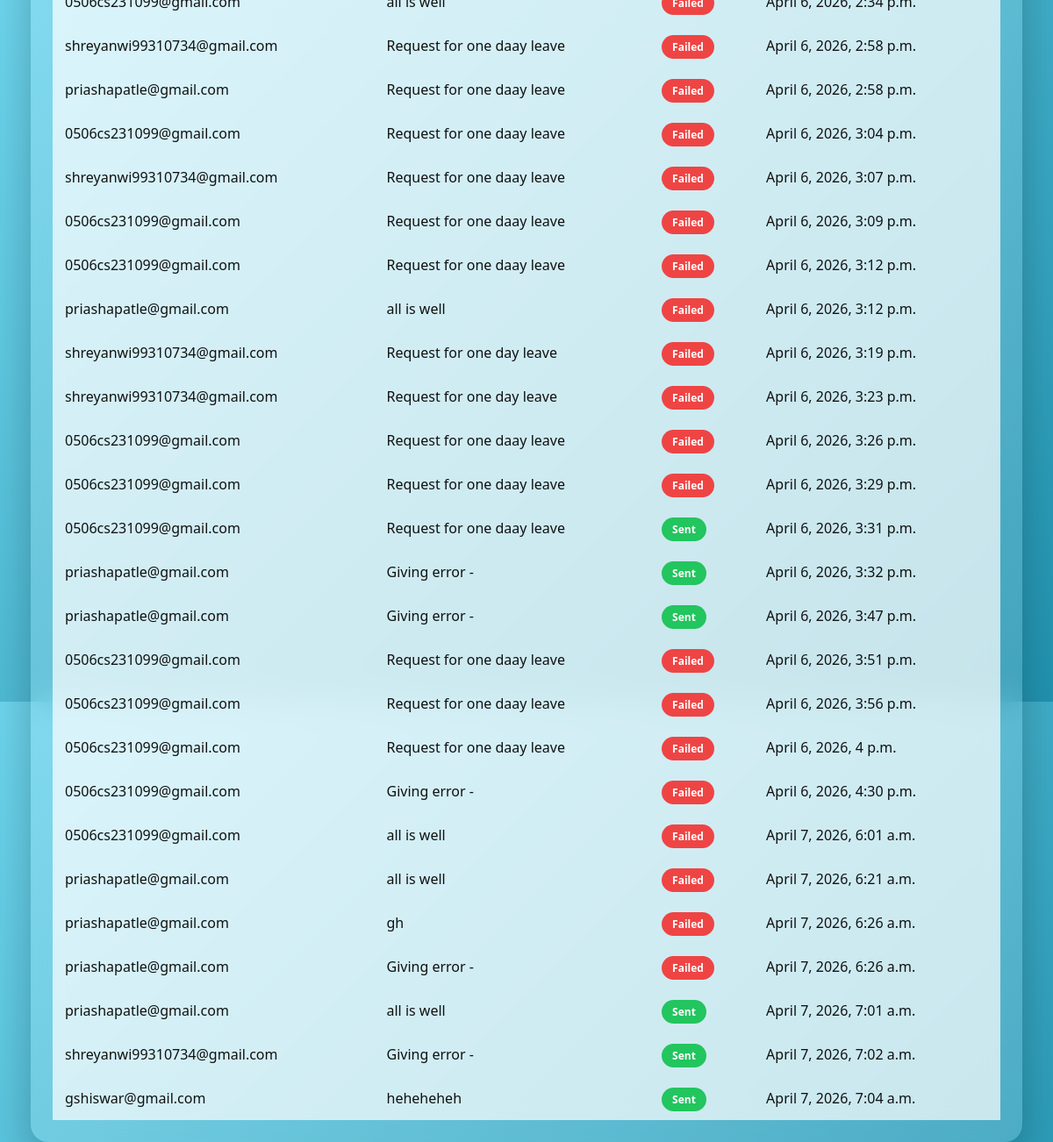
Page /history/ (signed in) on the committed database.
### emailapp/models.py (models this page shows)
class EmailLog(models.Model):
    user = models.ForeignKey(User, on_delete=models.CASCADE, default=1)
    to = models.EmailField()
    subject = models.CharField(max_length=255)
    message = models.TextField()
    status = models.CharField(max_length=20)
    created_at = models.DateTimeField(auto_now_add=True)

### emailapp/views.py (the view)
# urls.py: path('history/', views.history),
@login_required
def history(request):
    query = request.GET.get('q')
    emails = EmailLog.objects.filter(user=request.user)
    if query:
        emails = emails.filter(to__icontains=query)
    return render(request, "history.html", {'emails': emails})

### emailapp/templates/history.html (shortened to what this page needs)
<!DOCTYPE html>
<html>
<head>
</head>
<body>
<div class="container">
    <table class="table">
        {% for e in emails %}
        <tr>
            <td>{{ e.to }}</td>
            <td>{{ e.subject }}</td>
            <td>
                {% if e.status == "Sent" %}
                    <span class="status sent">Sent</span>
                {% else %}
                    <span class="status failed">Failed</span>
                {% endif %}
            </td>
            <td>{{ e.created_at }}</td>
        </tr>
        {% endfor %}
    </table>
</div>
</body>
</html>

### emailapp/templates/history.html (style rules this page uses)
body { margin: 0; font-family: 'Segoe UI', sans-serif; background: linear-gradient(135deg, #6dd5ed, #2193b0); display: flex; justify-content: center; align-items: center; height: 100vh; }
.container { width: 90%; max-width: 1100px; padding: 25px; border-radius: 20px; background: rgba(255,255,255,0.15); backdrop-filter: blur(18px); box-shadow: 0 20px 50px rgba(0,0,0,0.25); }
.table { width: 100%; border-collapse: collapse; }
.table td { padding: 14px; margin-top: 8px; background: rgba(255,255,255,0.7); color: #111; }
.table tr { margin-bottom: 10px; }
.status { padding: 5px 12px; border-radius: 20px; font-size: 12px; color: white; font-weight: bold; }
.sent { background: #22c55e; }
.failed { background: #ef4444; }

### rows in the picture
EmailLog: to "shreyanwi99310734@gmail.com", subject "Request for one daay leave", status "Failed", created_at "April 6, 2026, 2:58 p.m."
EmailLog: to "priashapatle@gmail.com", subject "Request for one daay leave", status "Failed", created_at "April 6, 2026, 2:58 p.m."
EmailLog: to "0506cs231099@gmail.com", subject "Request for one daay leave", status "Failed", created_at "April 6, 2026, 3:04 p.m."
EmailLog: to "shreyanwi99310734@gmail.com", subject "Request for one daay leave", status "Failed", created_at "April 6, 2026, 3:07 p.m."
EmailLog: to "0506cs231099@gmail.com", subject "Request for one daay leave", status "Failed", created_at "April 6, 2026, 3:09 p.m."
EmailLog: to "0506cs231099@gmail.com", subject "Request for one daay leave", status "Failed", created_at "April 6, 2026, 3:12 p.m."
EmailLog: to "priashapatle@gmail.com", subject "all is well", status "Failed", created_at "April 6, 2026, 3:12 p.m."
EmailLog: to "shreyanwi99310734@gmail.com", subject "Request for one day leave", status "Failed", created_at "April 6, 2026, 3:19 p.m."
EmailLog: to "shreyanwi99310734@gmail.com", subject "Request for one day leave", status "Failed", created_at "April 6, 2026, 3:23 p.m."
EmailLog: to "0506cs231099@gmail.com", subject "Request for one daay leave", status "Failed", created_at "April 6, 2026, 3:26 p.m."
EmailLog: to "0506cs231099@gmail.com", subject "Request for one daay leave", status "Failed", created_at "April 6, 2026, 3:29 p.m."
EmailLog: to "0506cs231099@gmail.com", subject "Request for one daay leave", status "Sent", created_at "April 6, 2026, 3:31 p.m."
EmailLog: to "priashapatle@gmail.com", subject "Giving error -", status "Sent", created_at "April 6, 2026, 3:32 p.m."
EmailLog: to "priashapatle@gmail.com", subject "Giving error -", status "Sent", created_at "April 6, 2026, 3:47 p.m."
EmailLog: to "0506cs231099@gmail.com", subject "Request for one daay leave", status "Failed", created_at "April 6, 2026, 3:51 p.m."
EmailLog: to "0506cs231099@gmail.com", subject "Request for one daay leave", status "Failed", created_at "April 6, 2026, 3:56 p.m."
EmailLog: to "0506cs231099@gmail.com", subject "Request for one daay leave", status "Failed", created_at "April 6, 2026, 4 p.m."
EmailLog: to "0506cs231099@gmail.com", subject "Giving error -", status "Failed", created_at "April 6, 2026, 4:30 p.m."
EmailLog: to "0506cs231099@gmail.com", subject "all is well", status "Failed", created_at "April 7, 2026, 6:01 a.m."
EmailLog: to "priashapatle@gmail.com", subject "all is well", status "Failed", created_at "April 7, 2026, 6:21 a.m."
EmailLog: to "priashapatle@gmail.com", subject "gh", status "Failed", created_at "April 7, 2026, 6:26 a.m."
EmailLog: to "priashapatle@gmail.com", subject "Giving error -", status "Failed", created_at "April 7, 2026, 6:26 a.m."
EmailLog: to "priashapatle@gmail.com", subject "all is well", status "Sent", created_at "April 7, 2026, 7:01 a.m."
EmailLog: to "shreyanwi99310734@gmail.com", subject "Giving error -", status "Sent", created_at "April 7, 2026, 7:02 a.m."
EmailLog: to "gshiswar@gmail.com", subject "heheheheh", status "Sent", created_at "April 7, 2026, 7:04 a.m."
